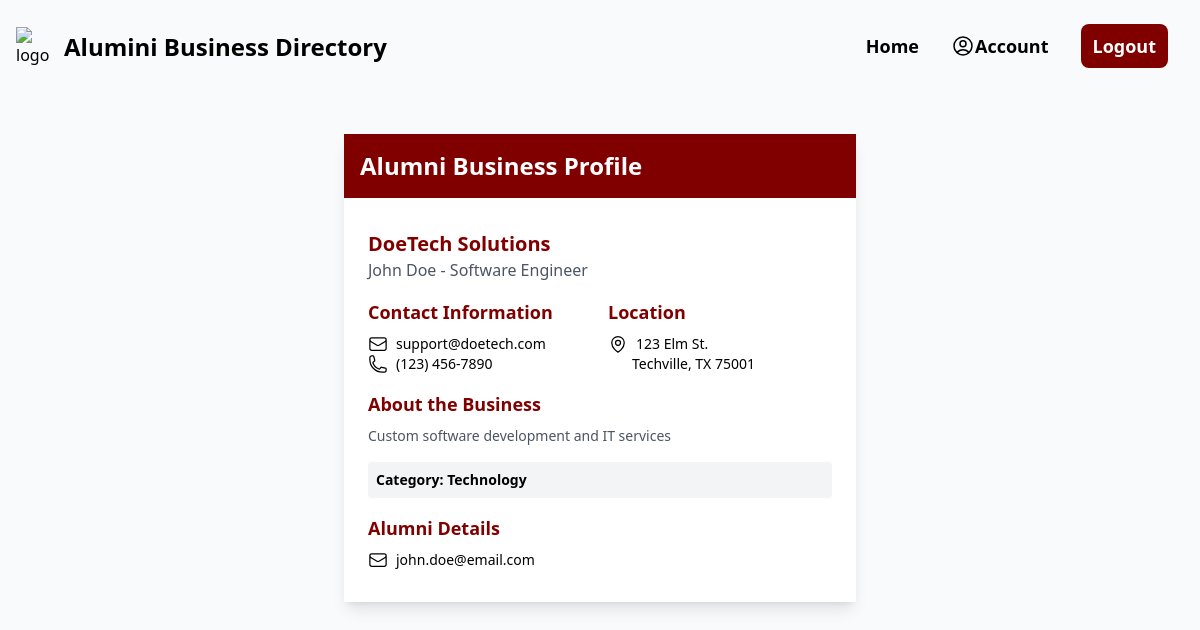
The page /alumni/8Cr6Cp8bkdpvcLdYVeUn4a/ (signed in) on the database its author committed.
### alumini/models.py (models this page shows, shortened)
class Alumini(models.Model):
    id = models.CharField(
        _("ID"), primary_key=True, max_length=22, default=shortuuid.uuid, editable=False
    )
    first_name = models.CharField(_("First Name"), max_length=100)
    last_name = models.CharField(_("Last Name"), max_length=100)
    email = models.EmailField(_("Email Address"), unique=True)
    full_name = models.CharField(_("Full Name"), max_length=100)
    address = models.CharField(_("Address"), max_length=100)
    job_title = models.CharField(_("Job Title"), max_length=100)
    name_of_business = models.CharField(_("Name of Business"), max_length=100)
    business_address = models.CharField(_("Business Address"), max_length=100)
    business_city = models.CharField(_("Business City"), max_length=100)
    business_state = models.CharField(_("Business State"), max_length=100)
    business_zip = models.CharField(_("Business Zip"), max_length=100)
    business_phone = models.CharField(_("Business Phone"), max_length=100)
    business_email = models.EmailField(_("Business Email"), unique=True)
    business_website = models.CharField(_("Business Website"), max_length=100)
    business_description = models.TextField(_("Business Description"), max_length=100)
    business_category = models.ForeignKey(
        "Category", verbose_name=_("Business Category"), on_delete=models.CASCADE
    )
    alumini_discount = models.BooleanField(_("Alumini Discount"), default=False)
    alumini_discount_description = models.TextField(
        _("Alumini Discount Description"), max_length=100
    )
    business_logo_link = models.CharField(_("Business Logo Link"), max_length=100)
    user_id = models.CharField(_("User ID"), max_length=100)
    created_at = models.DateTimeField(_("Created At"), auto_now_add=True)

class Category(models.Model):
    id = models.CharField(
        _("ID"), primary_key=True, max_length=22, default=shortuuid.uuid, editable=False
    )
    category = models.CharField(_("Category"), max_length=100)
    created_at = models.DateTimeField(_("Created At"), auto_now_add=True)
    def __str__(self):
        return self.category
    class Meta:
        verbose_name_plural = "Categories"

### alumini/views.py (the view)
# urls.py: path("alumni/<str:id>/", alumni, name="alumni"),
@login_required(login_url="login")
def alumni(request, id):
    alumni = Alumini.objects.get(id=id)
    context = {"alumni": alumni}
    return render(request, "alumini/alumni.html", context)

### alumini/templates/alumini/alumni.html (shortened to what this page needs)
{% extends "main.html" %} {% block content %}
<div class="w-full max-w-lg mx-auto lg:bg-white md:shadow-lg md:my-10">
  <div class="bg-[#800000] text-white p-4 flex justify-between items-center">
    <h2 class="text-xl md:text-2xl font-bold">Alumni Business Profile</h2>
  </div>
  <div class="px-4 md:px-6 space-y-4 py-6 md:py-8">
    <div>
      <h3 class="text-lg md:text-xl font-bold text-[#800000]">
        {{alumni.name_of_business}}
      </h3>
      <p class="text-gray-600">{{alumni.full_name}} - {{alumni.job_title}}</p>
    </div>
    <div class="grid grid-cols-1 md:grid-cols-2 gap-4">
      <div>
        <h4 class="text-lg font-semibold text-[#800000] mb-2">
          Contact Information
        </h4>
        <p class="flex items-center gap-2 text-sm">
          {{alumni.business_email}}
        </p>
        <p class="flex items-center gap-2 text-sm">
          {{alumni.business_phone}}
        </p>
      </div>
      <div>
        <h4 class="text-lg font-semibold text-[#800000] mb-2">Location</h4>
        <p class="flex items-center gap-2 text-sm">
          {{alumni.business_address}}
        </p>
        <p class="ml-6 text-sm">
          {{alumni.business_city}}, {{alumni.business_state}}
          {{alumni.business_zip}}
        </p>
      </div>
    </div>
    <div>
      <h4 class="text-lg font-semibold text-[#800000] mb-2">
        About the Business
      </h4>
      <p class="text-sm text-gray-600">{{alumni.business_description}}</p>
    </div>
    <div class="flex items-center justify-between bg-gray-100 p-2 rounded">
      <span class="text-sm font-semibold"
        >Category: {{alumni.business_category}}</span
      >
    </div>
    <div>
      <h4 class="text-lg font-semibold text-[#800000] mb-2">Alumni Details</h4>
      <p class="flex items-center gap-2 text-sm">
        {{alumni.email}}
      </p>
    </div>
  </div>
</div>
{% endblock %}

### templates/main.html (shortened to what this page needs)
<!DOCTYPE html>
<html lang="en">
<head>
  <script src="https://cdn.tailwindcss.com"></script>
</head>
<body class="bg-gray-50">
  {% include "navbar.html" %} {% block content%}{% endblock %}
</body>
</html>

### templates/navbar.html (shortened to what this page needs)
{% load static %}
<header class="hidden md:block flex items-center">
  <div class="container md:flex sticky top-0 items-center justify-between py-2">
    <h1>
      <a class="flex items-center gap-2" href="{% url 'home' %}">
        <img class="h-6 w-6 md:h-10 md:w-10" src="https://utfs.io/f/UwrgskiXFxlehRx9WqDn2ixgpqzCw3MaPB9FLrjshSKQOWcG"
          alt="logo" />
        <h1 class="hidden md:inline md:text-lg lg:text-2xl font-semibold">
          Alumini Business Directory
        </h1>
      </a>
    </h1>
    <nav id="menu" class="hidden md:block nav md:font-semibold text-sm lg:text-lg w-full md:w-auto">
      <ul class="flex md:flex-row items-center">
        <li
          class="p-4 border-b-2 border-[#800000] border-opacity-0 hover:border-opacity-100 hover:text-[#800000] duration-200 cursor-pointer active">
          <a href="{% url 'home' %}">Home</a>
        </li>
        <li
          class="p-4 border-b-2 border-[#800000] border-opacity-0 hover:border-opacity-100 hover:text-[#800000] duration-200 cursor-pointer">
          <a class="flex items-center" href="{% url 'account' %}">
            <span>Account</span></a>
        </li>
        <li
          class="p-4 border-b-2 border-[#800000] border-opacity-0 hover:border-opacity-100 hover:text-[#800000] duration-200 cursor-pointer">
          {% if request.user.is_authenticated %}
          <a href="{% url 'logout' %}"><button class="bg-[#800000] text-white px-3 py-2 rounded-lg">
              Logout
            </button></a>
          {% else %}
          <a href="{% url 'login' %}"><button class="bg-[#800000] text-white px-3 py-2 rounded-lg">
              Login
            </button></a>
          {% endif %}
        </li>
      </ul>
    </nav>
  </div>
</header>

### rows shown on the page
Alumini: name_of_business "DoeTech Solutions", full_name "John Doe", job_title "Software Engineer", business_email "support@doetech.com", business_phone "(123) 456-7890", business_address "123 Elm St.", business_city "Techville", business_state "TX", business_zip "75001", business_description "Custom software development and IT services", business_category "Technology", email "john.doe@email.com"
